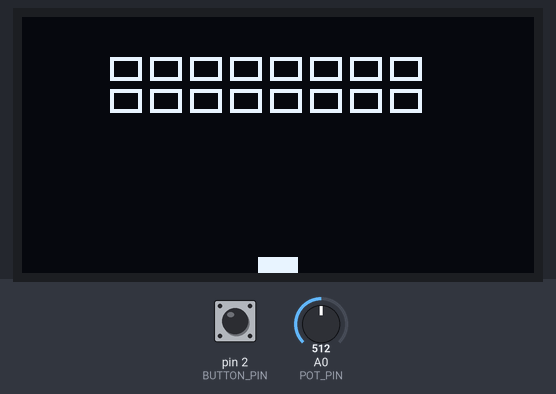
A sketch run on a simulated Arduino Uno, built with avr-gcc and run on an emulated ATmega328P. On the bench: 128×64 one-colour display. The inputs (shaded band) are chosen by the test bench; at power-on: A0 (POT_PIN) = 512, pin 2 (BUTTON_PIN) HIGH.

Above: at 1.2 s.
1.3 s: A0 (POT_PIN) set to 716
At 1.57 s:
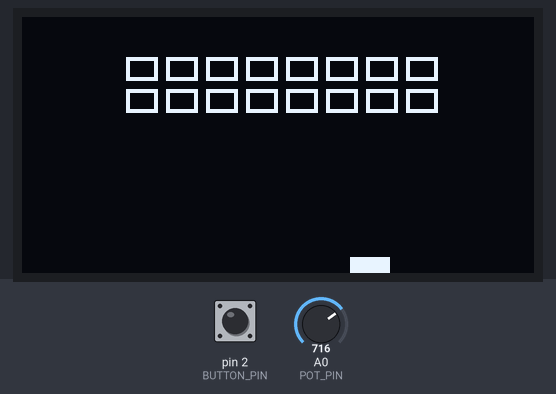
2.8 s: pin 2 (BUTTON_PIN) pulled LOW for 0.15 s
At 3.33 s:
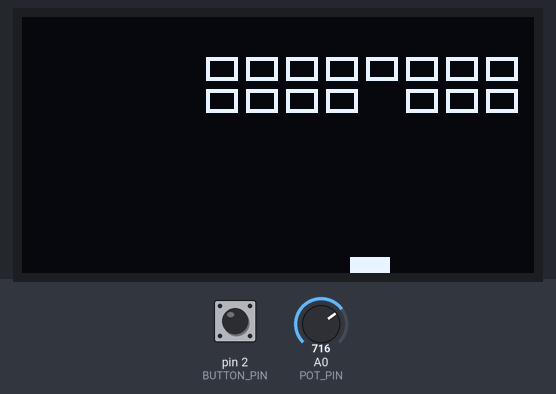
3.5 s: pin 2 (BUTTON_PIN) pulled LOW for 1 s
At 4.29 s:
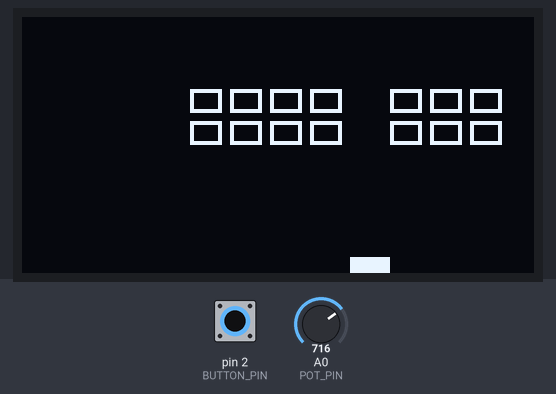
5.1 s: A0 (POT_PIN) set to 900
At 5.64 s:
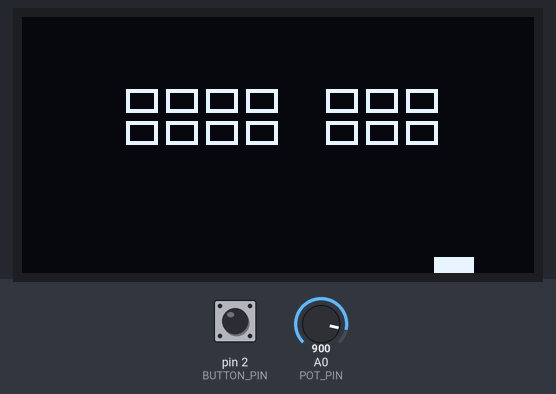
6.6 s: A0 (POT_PIN) set to 1023
At 6.99 s:
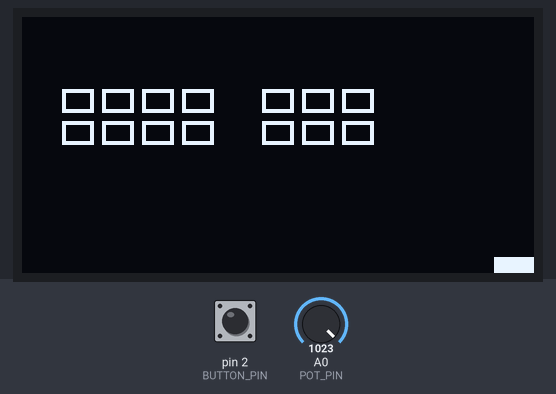
Timing chart, 0 to 9.1 s (numbered marks = the images above; inputs shaded):
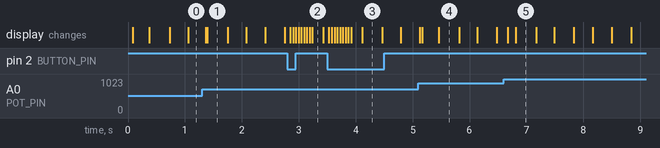

The sketch:

SSDex6.ino
```cpp
// created with Github Copilot
// connect a potentiometer to A0 and a button to pin 2.

#include <Adafruit_GFX.h>
#include <Adafruit_SSD1306.h>

#define SCREEN_WIDTH 128
#define SCREEN_HEIGHT 64
#define OLED_RESET    -1
Adafruit_SSD1306 display(SCREEN_WIDTH, SCREEN_HEIGHT, &Wire, OLED_RESET);

// Controls
#define POT_PIN A0
#define BUTTON_PIN 2

// Player
#define PLAYER_WIDTH 10
#define PLAYER_HEIGHT 4
int playerX;

// Bullet
#define BULLET_WIDTH 2
#define BULLET_HEIGHT 4
int bulletX = -1, bulletY = -1;
bool bulletActive = false;

// Invaders
#define INVADER_ROWS 2
#define INVADER_COLS 8
#define INVADER_WIDTH 8
#define INVADER_HEIGHT 6
int invaders[INVADER_ROWS][INVADER_COLS]; // 1 = alive, 0 = dead
int invaderX = 10, invaderY = 10;
int invaderDir = 1; // 1 = right, -1 = left

void setup() {
  pinMode(BUTTON_PIN, INPUT_PULLUP);
  display.begin(SSD1306_SWITCHCAPVCC, 0x3C);
  display.clearDisplay();
  display.display();
  // Initialize invaders
  for (int r = 0; r < INVADER_ROWS; r++)
    for (int c = 0; c < INVADER_COLS; c++)
      invaders[r][c] = 1;
}

void loop() {
  // Player movement
  playerX = map(analogRead(POT_PIN), 0, 1023, 0, SCREEN_WIDTH - PLAYER_WIDTH);

  // Shooting
  static bool lastButton = HIGH;
  bool button = digitalRead(BUTTON_PIN);
  if (button == LOW && lastButton == HIGH && !bulletActive) {
    bulletX = playerX + PLAYER_WIDTH / 2 - BULLET_WIDTH / 2;
    bulletY = SCREEN_HEIGHT - PLAYER_HEIGHT - BULLET_HEIGHT;
    bulletActive = true;
  }
  lastButton = button;

  // Move bullet
  if (bulletActive) {
    bulletY -= 4;
    if (bulletY < 0) bulletActive = false;
  }

  // Move invaders
  static unsigned long lastMove = 0;
  if (millis() - lastMove > 300) {
    invaderX += invaderDir * 4;
    // Change direction at screen edge
    if (invaderX <= 0 || invaderX + INVADER_COLS * (INVADER_WIDTH + 2) >= SCREEN_WIDTH) {
      invaderDir = -invaderDir;
      invaderY += 8;
    }
    lastMove = millis();
  }

  // Bullet collision with invaders
  if (bulletActive) {
    for (int r = 0; r < INVADER_ROWS; r++) {
      for (int c = 0; c < INVADER_COLS; c++) {
        if (invaders[r][c]) {
          int ix = invaderX + c * (INVADER_WIDTH + 2);
          int iy = invaderY + r * (INVADER_HEIGHT + 2);
          if (bulletX + BULLET_WIDTH > ix && bulletX < ix + INVADER_WIDTH &&
              bulletY + BULLET_HEIGHT > iy && bulletY < iy + INVADER_HEIGHT) {
            invaders[r][c] = 0;
            bulletActive = false;
          }
        }
      }
    }
  }

  // Draw everything
  display.clearDisplay();
  // Draw player
  display.fillRect(playerX, SCREEN_HEIGHT - PLAYER_HEIGHT, PLAYER_WIDTH, PLAYER_HEIGHT, SSD1306_WHITE);
  // Draw bullet
  if (bulletActive)
    display.fillRect(bulletX, bulletY, BULLET_WIDTH, BULLET_HEIGHT, SSD1306_WHITE);
  // Draw invaders
  for (int r = 0; r < INVADER_ROWS; r++) {
    for (int c = 0; c < INVADER_COLS; c++) {
      if (invaders[r][c]) {
        int ix = invaderX + c * (INVADER_WIDTH + 2);
        int iy = invaderY + r * (INVADER_HEIGHT + 2);
        display.drawRect(ix, iy, INVADER_WIDTH, INVADER_HEIGHT, SSD1306_WHITE);
      }
    }
  }
  display.display();

  delay(20);
}
```
